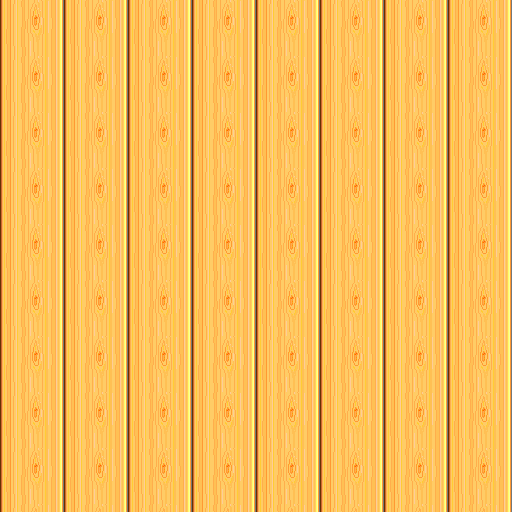
#> input picture tests/resources/512x512.png, 512 x 512 px
$ python packTexture.py --metallic ../tests/resources/512x512.png --roughness ../tests/resources/512x512.png
#> lines starting #> are read from the running program, lines starting #| are printed output that depends on the picture
#!/usr/bin/env python3

"""
This python script can be used to combine separate metallic and roughness texture maps into one metallicRoughness texture
because that is the format that the Renderer is using, but textures are often provided with separate texture maps

author: Felix Hommel
"""

from PIL import Image
from pathlib import Path
import argparse

def stripSuffix(filename: str, suffixes: tuple[str, ...]) -> str:
    """ Remove a suffix from a filename

    Parameters
    ----------
    filename
        The name of the file with suffix

    Returns
    -------
    str
        the name of the file excluding suffix
    """
    stemLower = filename.lower()

    for suffix in suffixes:
        if stemLower.endswith(suffix):
            return filename[: -len(suffix)]

    return filename

def main():
    # NOTE: Proces arguments
    parser = argparse.ArgumentParser(description="Combine textures of materials that have split metallic and roughness texxtures")
    parser.add_argument("--metallic", required=True, help="Path to the metallic texture")
    parser.add_argument("--roughness", required=True, help="Path to the roughness texture")
    args = parser.parse_args()

    metallicPath = Path(args.metallic)
    roughnessPath = Path(args.roughness)

    # NOTE: Read input texture images
    metallic = Image.open(metallicPath).convert("L")
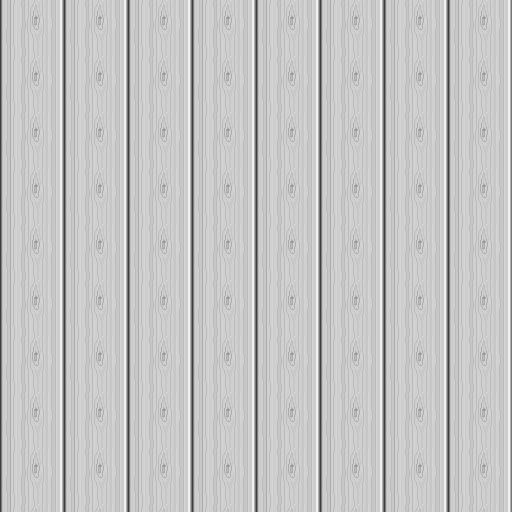
#> metallic: PIL image 512x512 L; min 60, max 243, mean 197.2
    roughness = Image.open(roughnessPath).convert("L")

    if metallic.size != roughness.size:
        raise ValueError("Metallic and roughness textures must have the same size.")

    # NOTE: Generate the combined texture
    packed = Image.merge(
        "RGB",
        [
            Image.new("L", metallic.size, 0),
            roughness,
            metallic
        ]
    )
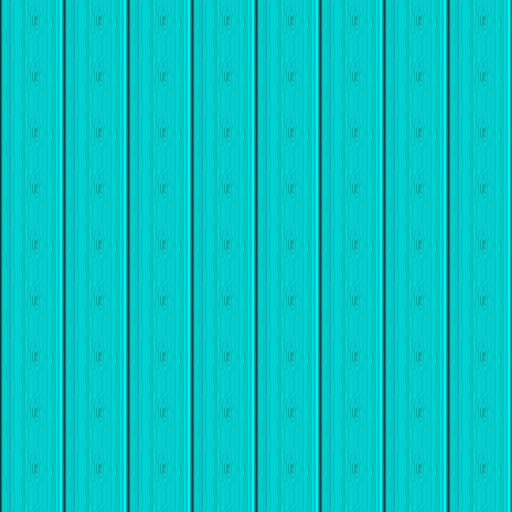
#> packed: PIL image 512x512 RGB; mean R, G, B 0, 197.2, 197.2

    # NOTE: Derive output path and save the combined image
    outputDir = metallicPath.parent
    baseName = stripSuffix(metallicPath.stem, ("_metallic", "-metallic", "metallic"))
    outputName = f"{baseName}-metallicRoughness{metallicPath.suffix}"
    outputPath = outputDir / outputName

    packed.save(outputPath)

if __name__ == "__main__":
    main()
